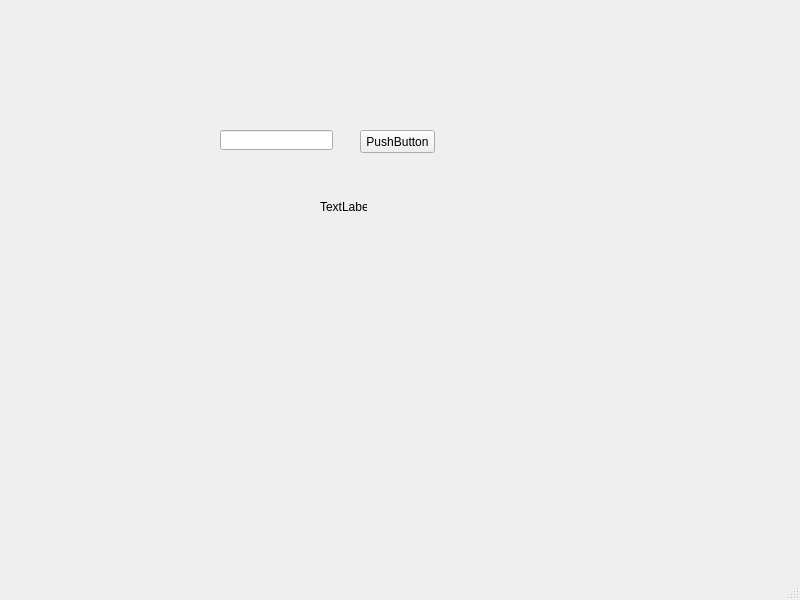
<?xml version="1.0" encoding="UTF-8"?>
<ui version="4.0">
 <class>MainWindow</class>
 <widget class="QMainWindow" name="MainWindow">
  <property name="geometry">
   <rect>
    <x>0</x>
    <y>0</y>
    <width>800</width>
    <height>600</height>
   </rect>
  </property>
  <property name="windowTitle">
   <string>MainWindow</string>
  </property>
  <widget class="QWidget" name="centralwidget">
   <widget class="QLineEdit" name="lineEdit">
    <property name="geometry">
     <rect>
      <x>220</x>
      <y>130</y>
      <width>113</width>
      <height>20</height>
     </rect>
    </property>
   </widget>
   <widget class="QPushButton" name="pushButton">
    <property name="geometry">
     <rect>
      <x>360</x>
      <y>130</y>
      <width>75</width>
      <height>23</height>
     </rect>
    </property>
    <property name="text">
     <string>PushButton</string>
    </property>
   </widget>
   <widget class="QLabel" name="label">
    <property name="geometry">
     <rect>
      <x>320</x>
      <y>200</y>
      <width>47</width>
      <height>14</height>
     </rect>
    </property>
    <property name="text">
     <string>TextLabel</string>
    </property>
   </widget>
  </widget>
  <widget class="QMenuBar" name="menubar">
   <property name="geometry">
    <rect>
     <x>0</x>
     <y>0</y>
     <width>800</width>
     <height>22</height>
    </rect>
   </property>
  </widget>
  <widget class="QStatusBar" name="statusbar"/>
 </widget>
 <resources/>
 <connections>
  <connection>
   <sender>pushButton</sender>
   <signal>clicked()</signal>
   <receiver>label</receiver>
   <slot>clear()</slot>
   <hints>
    <hint type="sourcelabel">
     <x>397</x>
     <y>163</y>
    </hint>
    <hint type="destinationlabel">
     <x>333</x>
     <y>218</y>
    </hint>
   </hints>
  </connection>
  <connection>
   <sender>lineEdit</sender>
   <signal>textChanged(QString)</signal>
   <receiver>label</receiver>
   <slot>setText(QString)</slot>
   <hints>
    <hint type="sourcelabel">
     <x>276</x>
     <y>161</y>
    </hint>
    <hint type="destinationlabel">
     <x>343</x>
     <y>228</y>
    </hint>
   </hints>
  </connection>
 </connections>
</ui>
